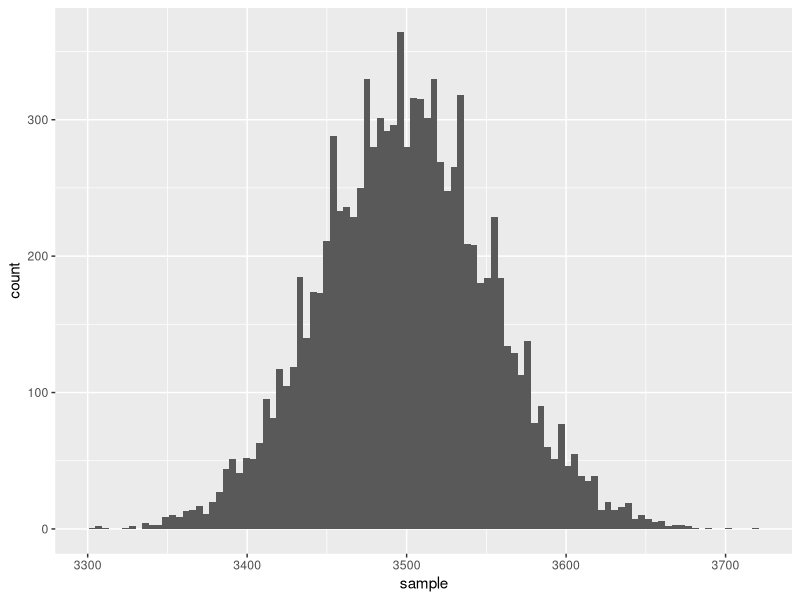

Recreate this plot in R.

# Load libraries using for today
library(tidyverse)

# Let's roll a dice in R! 
# A dice can gives values randomly from 1 to 6. Assuming a fair die this is with equal probability
# use the sample function to do this
sample(1:6)

# how to create a function. let's think about dice rolls
dice_rolls <- function(n){
  sum(sample(1:6,n,replace=TRUE))
}

# create a new data frame
dr_data <- tibble(ns = rep(1000,10000))

# create a new row describing the sample distribution
dr_data <- mutate(rowwise(dr_data),sample=dice_rolls(ns))

# plot the distribution
ggplot(aes(x=sample),data=dr_data) + geom_histogram(bins=100)
